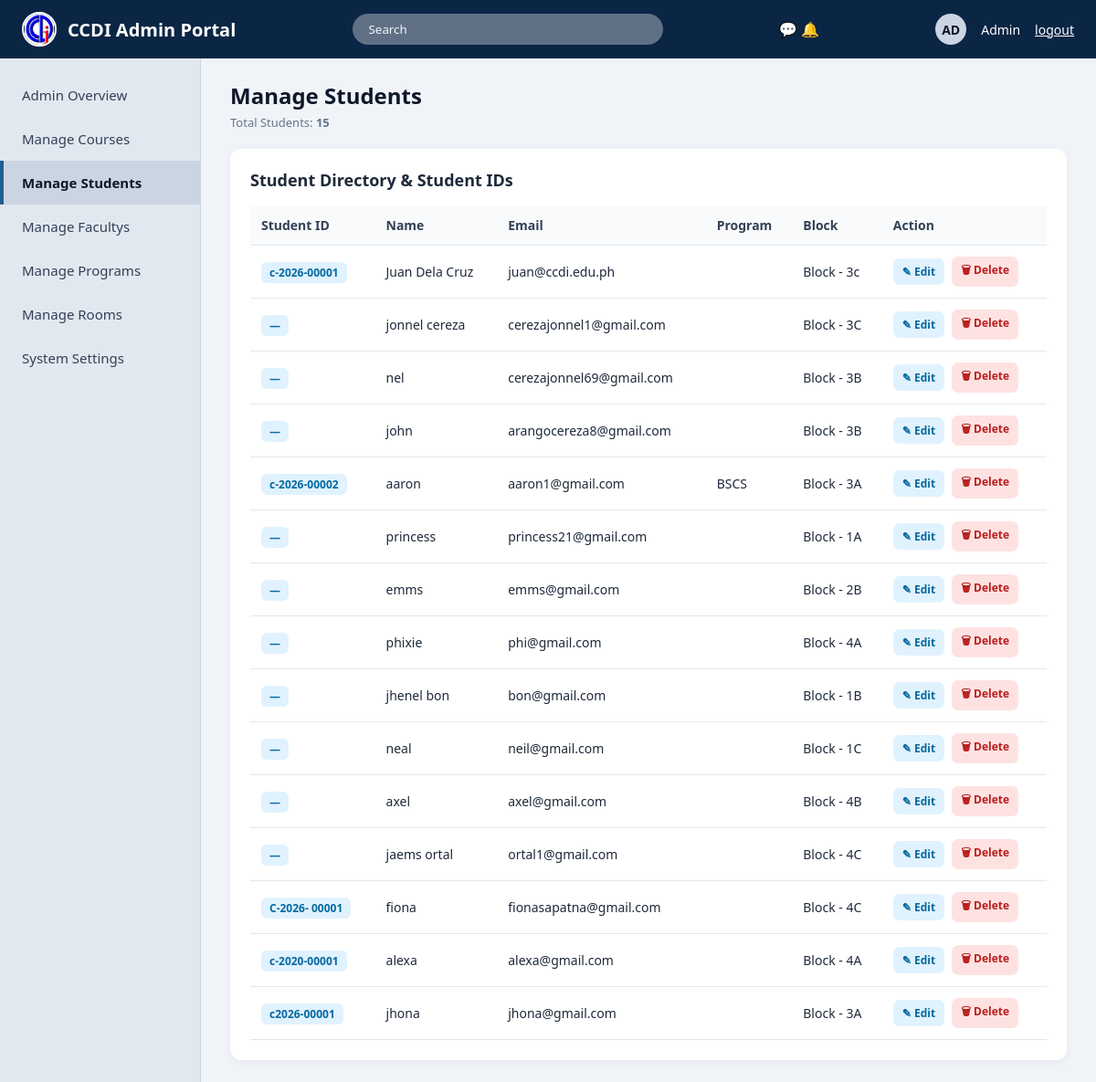
Screenshot of /admin_students.php (signed in) with the database file from the repository.
### tables this page shows
CREATE TABLE `users` (
  `id` int(11) NOT NULL AUTO_INCREMENT,
  `full_name` varchar(100) NOT NULL,
  `email` varchar(100) NOT NULL,
  `password` varchar(255) NOT NULL,
  `course` varchar(100) DEFAULT 'Bachelor of Science in Information Technology (BSIT)',
  `block` varchar(20) DEFAULT 'Block - 3B',
  `role` enum('student','teacher','admin') DEFAULT 'student',
  `program` varchar(100) DEFAULT NULL,
  `username` varchar(50) DEFAULT NULL,
  `STATUS` varchar(20) DEFAULT 'Approved',
  `department` varchar(50) DEFAULT 'BSIT Department',
  `year_level` varchar(20),
  `profile_pic` varchar(255) DEFAULT NULL,
  `student_id` varchar(50) DEFAULT NULL,
  `student_number` varchar(50) DEFAULT NULL,
  PRIMARY KEY (`id`),
  UNIQUE KEY `email` (`email`),
  UNIQUE KEY `username` (`username`),
  UNIQUE KEY `uq_users_student_id` (`student_id`),
  UNIQUE KEY `uq_student_number` (`student_number`)
);

### admin_students.php (the view, shortened to what this page needs)
<?php
include 'db.php';
$admin_id = intval($_SESSION['user_id'] ?? $_SESSION['id'] ?? 0);
$u_pic_q = @$conn->query("SELECT profile_pic FROM users WHERE id = {$admin_id} LIMIT 1");
$u_pic_row = ($u_pic_q && $u_pic_q->num_rows > 0) ? $u_pic_q->fetch_assoc() : [];
$avatar_pic = trim((string)($u_pic_row['profile_pic'] ?? $_SESSION['profile_pic'] ?? ''));
$has_avatar_pic = ($avatar_pic !== '' && file_exists(__DIR__ . '/' . $avatar_pic));
$user_cols = [];
$col_res = $conn->query("SHOW COLUMNS FROM users");
if ($col_res) {
    while ($c = $col_res->fetch_assoc()) {
        $user_cols[] = $c['Field'];
    }
}
$stu_id_col = '';
foreach (['student_id', 'student_number', 'student_no', 'id_number', 'school_id'] as $cand) {
    if (in_array($cand, $user_cols, true)) {
        $stu_id_col = $cand;
        break;
    }
}
$prog_col = in_array('program', $user_cols, true) ? 'program' : (in_array('course', $user_cols, true) ? 'course' : '');
function formatProgramOnly($raw_text) {
    $text = trim((string)$raw_text);
    $text = preg_replace('/\b4[\s\-]*yr\.?\b/i', '', $text);
    $text = preg_replace('/\b(1st|2nd|3rd|4th|first|second|third|fourth)\s*(yr\.?|year)\b/i', '', $text);
    $text = preg_replace('/\band\s+soon\b/i', '', $text);
    $text = preg_replace('/\s*\([A-Za-z0-9\-\/]+\)/', '', $text);
    $replacements = [
        '/\bBachelor of Science in Information Technology\b/i' => 'BS Information Technology (BSIT)',
        '/\bBS Information Technology\b/i' => 'BS Information Technology (BSIT)',
        '/\bBachelor of Science in Computer Science\b/i' => 'BS Computer Science (BSCS)',
        '/\bBS Computer Science\b/i' => 'BS Computer Science (BSCS)',
        '/\bBachelor of Science in Office Administration\b/i' => 'BS Office Administration (BSOA)',
        '/\bBS Office Administration\b/i' => 'BS Office Administration (BSOA)',
        '/\bBS Information Systems\b/i' => 'BS Information Systems (BSIS)',
    ];
    foreach ($replacements as $pattern => $replacement) {
        $text = preg_replace($pattern, $replacement, $text);
    }
    $text = preg_replace('/(\([A-Za-z0-9]+\))(?:\s*\1)+/i', '$1', $text);
    $text = preg_replace('/\s+/', ' ', $text);
    $text = trim($text, " \t\n\r\0\x0B,-/");
    return $text;
}
$students = [];
$q_stu = $conn->query("SELECT * FROM users WHERE LOWER(TRIM(role)) = 'student' ORDER BY id ASC");
if ($q_stu && $q_stu->num_rows > 0) {
    while ($row = $q_stu->fetch_assoc()) {
        $raw_sid = ($stu_id_col !== '' && !empty(trim((string)($row[$stu_id_col] ?? ''))))
            ? trim((string)$row[$stu_id_col])
            : '';
        $row['raw_student_id'] = $raw_sid;
        $row['display_student_id'] = ($raw_sid !== '') ? $raw_sid : '—';
        $students[] = $row;
    }
}
?>
<!DOCTYPE html>
<html lang="en">
<head>
    <link rel="stylesheet" href="style.css">
</head>
<body>
    <header class="topbar" style="background-color: #0b2545;">
        <div class="brand">
            <div class="brand-logo"><img src="logo.jpg" alt="logo" style="width:100%; height:100%; object-fit:contain;"></div>
            <span>CCDI Admin Portal</span>
        </div>
        <input type="text" id="studentSearchInput" class="search-bar" placeholder="Search">
        <span>&#128172; &#128276;</span>
        <div class="user-menu">
        <div class="user-avatar" style="overflow:hidden; padding:0; display:flex; align-items:center; justify-content:center;">
              <?php if ($has_avatar_pic): ?>
              <img src="<?php echo htmlspecialchars($avatar_pic); ?>" alt="Admin Profile" style="width:100%; height:100%; object-fit:cover; display:block;">
              <?php else: ?>
                AD
              <?php endif; ?>
        </div>
            <span>Admin</span>
            <a href="logout.php" class="logout-link">logout</a>
        </div>
    </header>
    <nav class="sidebar">
        <a href="admin_dashboard.php">Admin Overview</a>
        <a href="admin_courses.php">Manage Courses</a>
        <a href="admin_students.php" class="active">Manage Students</a>
        <a href="admin_faculty.php">Manage Facultys</a>
        <a href="admin_program.php">Manage Programs</a>
        <a href="admin_rooms.php">Manage Rooms</a>
        <a href="admin_settings.php">System Settings</a>
    </nav>
    <main class="main-wrapper">
        <div class="page-header" style="display:flex; justify-content:space-between; align-items:center; flex-wrap:wrap; gap:10px;">
            <div>
                <h1>Manage Students</h1>
                <p>Total Students: <strong><?php echo count($students); ?></strong></p>
            </div>
        </div>
        <div class="panel-card">
            <h2 class="section-title">Student Directory & Student IDs</h2>
            <table>
                <thead>
                    <tr>
                        <th>Student ID</th>
                        <th>Name</th>
                        <th>Email</th>
                        <th>Program</th>
                        <th>Block</th>
                        <th>Action</th>
                    </tr>
                </thead>
                <tbody id="studentsTableBody">
                    <?php if (!empty($students)): ?>
                        <?php foreach ($students as $s): ?>
                            <?php
                                $s_name = $s['full_name'] ?? $s['username'] ?? '';
                                $s_email = $s['email'] ?? '';
                                $raw_prog = ($prog_col !== '' ? ($s[$prog_col] ?? '') : ($s['program'] ?? ($s['course'] ?? '')));
                                $prog_disp = formatProgramOnly($raw_prog);
                                $s_block = $s['block'] ?? '';
                            ?>
                            <tr>
                                <td><span class="stu-badge-no"><?php echo htmlspecialchars($s['display_student_id'] ?? '—'); ?></span></td>
                                <td><?php echo htmlspecialchars($s_name); ?></td>
                                <td><?php echo htmlspecialchars($s_email); ?></td>
                                <td><?php echo htmlspecialchars($prog_disp); ?></td>
                                <td><?php echo htmlspecialchars($s_block); ?></td>
                                <td>
                                    <div class="action-btns">
                                        <button type="button"
                                            class="act-btn act-edit"
                                            title="Edit Student"
                                            data-id="<?php echo intval($s['id']); ?>"
                                            data-sid="<?php echo htmlspecialchars($s['raw_student_id'] ?? '', ENT_QUOTES); ?>"
                                            data-name="<?php echo htmlspecialchars($s_name, ENT_QUOTES); ?>"
                                            data-email="<?php echo htmlspecialchars($s_email, ENT_QUOTES); ?>"
                                            data-program="<?php echo htmlspecialchars($raw_prog, ENT_QUOTES); ?>"
                                            data-block="<?php echo htmlspecialchars($s_block, ENT_QUOTES); ?>"
                                            onclick="openEditStudentModal(this)">&#9998; Edit</button>
                                        <a href="admin_students.php?delete_student_id=<?php echo intval($s['id']); ?>"
                                            class="act-btn act-delete"
                                            title="Delete Student"
                                            onclick="return confirm('Are you sure you want to delete this student?');">&#128465; Delete</a>
                                    </div>
                                </td>
                            </tr>
                        <?php endforeach; ?>
                    <?php else: ?>
                        <tr>
                            <td colspan="6" style="text-align:center; color:#64748b; padding:20px;">No students have registered yet..</td>
                        </tr>
                    <?php endif; ?>
                </tbody>
            </table>
        </div>
    </main>
</body>
</html>

### style.css (style rules this page uses)
.user-avatar { width: 36px; height: 36px; border-radius: 50%; overflow: hidden; flex-shrink: 0; }
* { box-sizing: border-box; margin: 0; padding: 0; font-family: 'Segoe UI', Tahoma, Geneva, Verdana, sans-serif; }
body { background-color: #f0f4f8; color: #1e293b; }
.topbar { background-color: #1e6091; color: white; height: 64px; padding: 0 24px; display: flex; align-items: center; justify-content: space-between; position: fixed; top: 0; left: 0; right: 0; z-index: 100; }
.brand { display: flex; align-items: center; gap: 12px; font-size: 20px; font-weight: 700; }
.brand-logo { width: 38px; height: 38px; border: 2px solid #ffffff; border-radius: 50%; overflow: hidden; display: flex; align-items: center; justify-content: center; }
.search-bar { background-color: rgba(255, 255, 255, 0.35); border-radius: 20px; padding: 8px 18px; width: 340px; border: none; color: white; outline: none; }
.search-bar::placeholder { color: #f1f5f9; }
.user-menu { display: flex; align-items: center; gap: 16px; font-size: 14px; }
.user-avatar { width: 34px; height: 34px; border-radius: 50%; background-color: #cbd5e1; color: #0f172a; display: flex; align-items: center; justify-content: center; font-weight: bold; }
.logout-link { color: white; text-decoration: underline; }
.sidebar { width: 220px; background-color: #e2e8f0; position: fixed; top: 64px; bottom: 0; left: 0; padding-top: 16px; border-right: 1px solid #cbd5e1; }
.sidebar a { display: flex; align-items: center; gap: 12px; padding: 14px 20px; color: #334155; text-decoration: none; font-size: 15px; font-weight: 500; border-left: 4px solid transparent; }
.sidebar a:hover, .sidebar a.active { background-color: #cbd5e1; color: #0f172a; font-weight: 600; border-left: 4px solid #1e6091; }
.main-wrapper { margin-left: 220px; margin-top: 64px; padding: 24px 32px; }
.page-header h1 { font-size: 24px; color: #0f172a; }
.page-header p { font-size: 13px; color: #64748b; margin-top: 4px; margin-bottom: 20px; }
.panel-card { background-color: #ffffff; border-radius: 12px; padding: 22px; box-shadow: 0 2px 8px rgba(0, 0, 0, 0.05); }
.section-title { font-size: 18px; font-weight: 600; margin-bottom: 16px; color: #1e293b; }

### admin_students.php (style rules this page uses)
.stu-badge-no { background: #e0f2fe; color: #0369a1; font-weight: 800; padding: 3px 9px; border-radius: 6px; font-size: 12px; white-space: nowrap; }
table { width: 100%; border-collapse: collapse; margin-top: 12px; }
th, td { text-align: left; padding: 12px; border-bottom: 1px solid #e2e8f0; font-size: 14px; }
th { background-color: #f8fafc; color: #334155; }
.action-btns { display: inline-flex; align-items: center; gap: 8px; }
.act-btn { border: none; border-radius: 7px; padding: 6px 10px; font-size: 12px; font-weight: 700; cursor: pointer; text-decoration: none; display: inline-flex; align-items: center; gap: 4px; }
.act-edit { background: #e0f2fe; color: #0369a1; }
.act-delete { background: #fee2e2; color: #b91c1c; }

### rows the page displays
users: student "c-2026-00001", full_name "Juan Dela Cruz", email "juan@ccdi.edu.ph", block "Block - 3c"
users: display_student_id "—", full_name "jonnel cereza", email "cerezajonnel1@gmail.com", block "Block - 3C"
users: display_student_id "—", full_name "nel", email "cerezajonnel69@gmail.com", block "Block - 3B"
users: display_student_id "—", full_name "john", email "arangocereza8@gmail.com", block "Block - 3B"
users: student "c-2026-00002", full_name "aaron", email "aaron1@gmail.com", program "BSCS", block "Block - 3A"
users: display_student_id "—", full_name "princess", email "princess21@gmail.com", block "Block - 1A"
users: display_student_id "—", full_name "emms", email "emms@gmail.com", block "Block - 2B"
users: display_student_id "—", full_name "phixie", email "phi@gmail.com", block "Block - 4A"
users: display_student_id "—", full_name "jhenel bon", email "bon@gmail.com", block "Block - 1B"
users: display_student_id "—", full_name "neal", email "neil@gmail.com", block "Block - 1C"
users: display_student_id "—", full_name "axel", email "axel@gmail.com", block "Block - 4B"
users: display_student_id "—", full_name "jaems ortal", email "ortal1@gmail.com", block "Block - 4C"
users: student "C-2026- 00001", full_name "fiona", email "fionasapatna@gmail.com", block "Block - 4C"
users: student "c-2020-00001", full_name "alexa", email "alexa@gmail.com", block "Block - 4A"
users: student "c2026-00001", full_name "jhona", email "jhona@gmail.com", block "Block - 3A"

### other values shown
count($students) "15"
